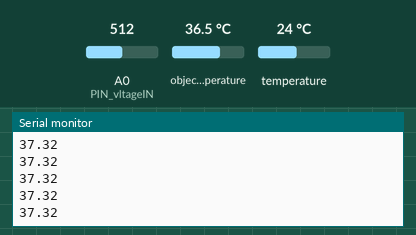
This sketch was run on a simulated Arduino Uno, built with avr-gcc and run on an emulated ATmega328P. Shown: the last lines printed to the serial monitor. The test bench sets the inputs (shaded band); at power-on: object temperature 36.5 °C, A0 (PIN_vltageIN) = 512, temperature 24 °C.

Above: at 1.2 s.
1.3 s: object temperature set to 26 °C
At 1.33 s:
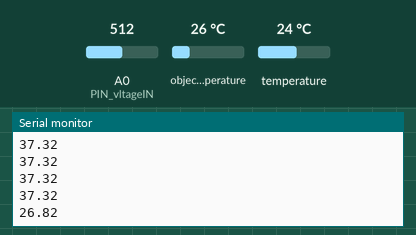
2.8 s: A0 (PIN_vltageIN) set to 716
At 2.86 s:
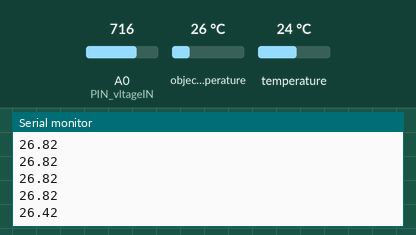
4.3 s: object temperature set to 32 °C
At 4.39 s:
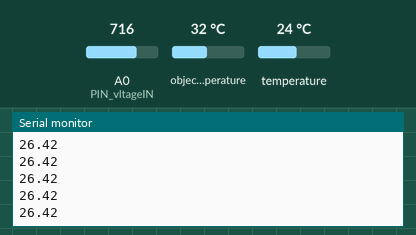
5.8 s: A0 (PIN_vltageIN) set to 900
At 5.82 s:
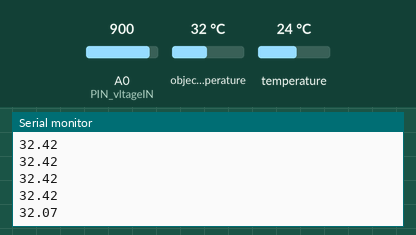
Timing chart, 0 to 8.3 s (numbered marks = the images above; inputs shaded):
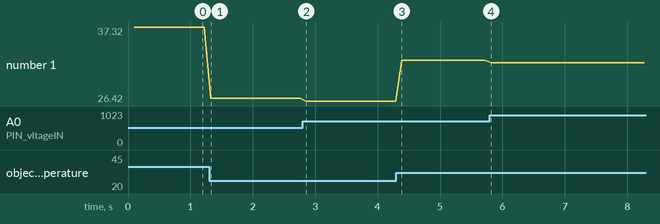

Measured:
- after the input at 1.3 s, the serial monitor: prints a new line at once (image 1)
- after the input at 2.8 s, the serial monitor: prints a new line after 0.06 s (image 2)
- after the input at 5.8 s, the serial monitor: prints a new line at once (image 4)
- plotted number 1: 37.32 → 26.82 after the input at 1.3 s, 26.82 → 26.42 after the input at 2.8 s, 26.42 → 32.42 after the input at 4.3 s, 32.42 → 32.07 after the input at 5.8 s

The sketch:

code_mlx90614.ino
```cpp
/*In this arduino code we are going to program MLX90614 IR thermal sensor.
Remember:
------------------------------------------------------------------------
1. MLX is working on 3.3v logic
------------------------------------------------------------------------
*/

const int PIN_vltageIN =A0; // This pin is used to read the input voltage of the sensor
const float Operating_voltage = 3.3;//Operating voltage of Arduino. either 3.3V or 5.0V
#include <Wire.h>
#include <Adafruit_MLX90614.h>

Adafruit_MLX90614 mlx = Adafruit_MLX90614();
float Ambient_data, Object_data;
float data,x;
void setup() {
  Serial.begin(19200);
  mlx.begin();
}

void loop() {
  delay(100);
  Object_data = mlx.readObjectTempC();
  Ambient_data = mlx.readAmbientTempC();

  int voltageIN = analogRead(PIN_vltageIN);
  float voltage =  voltageIN * (Operating_voltage / 1023.0);

  data = Object_data - (voltage -3) * 0.6;
  Ambient_data = Ambient_data - (voltage -3) * 0.6;

  if ((Ambient_data - data) < (-1))
  {
    Serial.println(data);
  }
  //Serial.println(data);
  /*Serial.println("==========================");
  Serial.print("Objec Temperature :");
  Serial.println(data);
  Serial.print("Ambient Temperature :");
  Serial.println(Ambient_data);
  Serial.println("==========================");
  Serial.println("");*/
}
```
